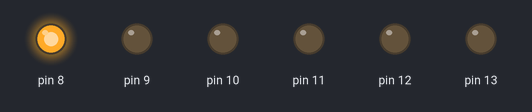
Bench run of a sketch on a simulated Arduino Uno, built with avr-gcc and run on an emulated ATmega328P. Shown: output pins drawn as LEDs (lit = HIGH).

Above: at 0.5 s.
At 4.5 s:
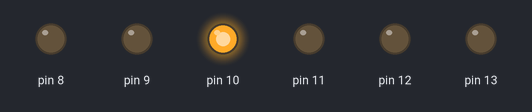
At 6.5 s:
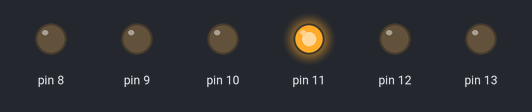
At 7.5 s:
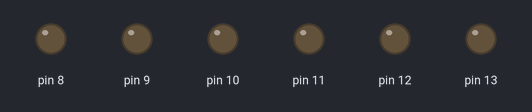
At 10.5 s:
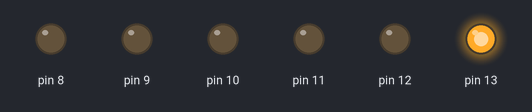
At 14.5 s:
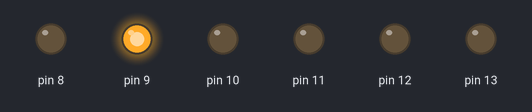
Timing chart, 0 to 15.6 s (numbered marks = the images above):
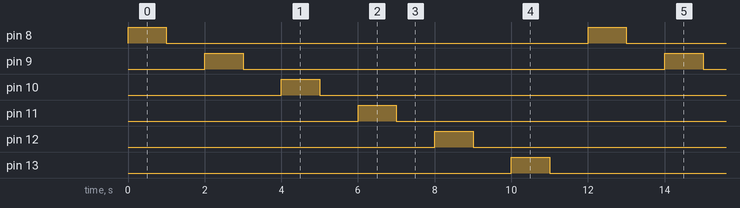

The sketch:

copy_of_led1.ino
```cpp
void setup()
{
  Serial.begin(9600);
   pinMode(8, OUTPUT);
   pinMode(9, OUTPUT);
   pinMode(10, OUTPUT);
   pinMode(13, OUTPUT);
   pinMode(12, OUTPUT);
  pinMode(11, OUTPUT);
}

void loop()
{
  digitalWrite(8, HIGH);
   delay(1000);
  digitalWrite(8, LOW);
   delay(1000);
  digitalWrite(9, HIGH);
   delay(1000);
  digitalWrite(9, LOW);
  delay(1000);
  digitalWrite(10, HIGH);
   delay(1000);
  digitalWrite(10, LOW);
  delay(1000);
  digitalWrite(11, HIGH);
   delay(1000);
  digitalWrite(11, LOW);
   delay(1000);
  digitalWrite(12, HIGH);
   delay(1000);
  digitalWrite(12, LOW);
  delay(1000);
  digitalWrite(13, HIGH);
     delay(1000);
 digitalWrite(13, LOW);
  delay(1000);


}
```

Measured:
- by itself, pin 8–13: alternates HIGH for 1.0 s and LOW for 11.0 s
- by itself, everything shown: repeats every 12.0 s, in 12 steps
